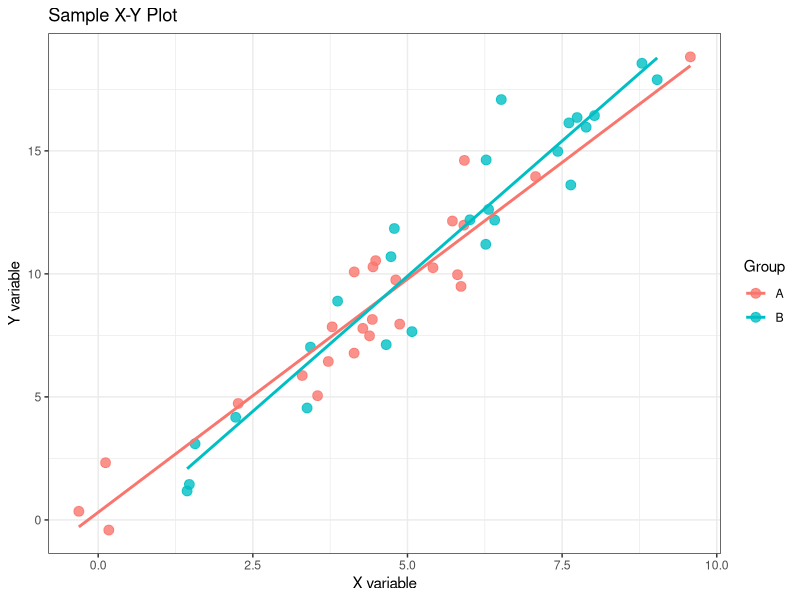

Here is the R script that generated this plot:
library(ggplot2)

# Sample dataset
set.seed(42)
n <- 50
dat <- data.frame(
    x = rnorm(n, mean = 5, sd = 2),
    group = sample(c("A", "B"), n, replace = TRUE)
)
dat$y <- 2 * dat$x + rnorm(n, sd = 1.5)

# X-Y scatter plot
ggplot(dat, aes(x = x, y = y, colour = group)) +
    geom_point(size = 3, alpha = 0.8) +
    geom_smooth(method = "lm", se = FALSE) +
    labs(
        title = "Sample X-Y Plot",
        x = "X variable",
        y = "Y variable",
        colour = "Group"
    ) +
    theme_bw()
